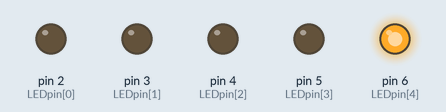
This sketch was run on a simulated Arduino Uno, built with avr-gcc and run on an emulated ATmega328P. Shown: output pins drawn as LEDs (lit = HIGH). Random numbers use the default seed unless the sketch sets one.

Above: at 0.15 s.
At 3.75 s:
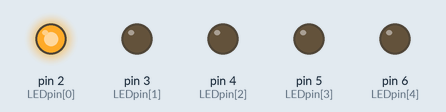
At 10.05 s:
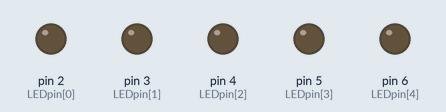
At 19.95 s:
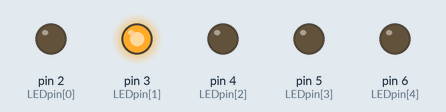
At 29.55 s:
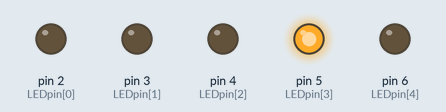
At 39.75 s:
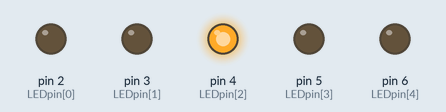
Timing chart, 0 to 40.0 s (numbered marks = the images above):
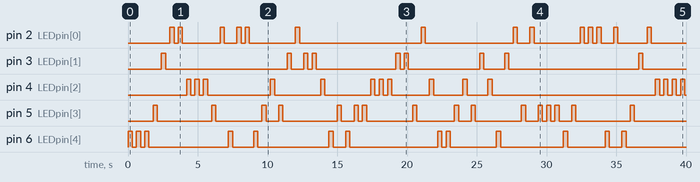

The sketch:

array.ino
```cpp
//Array programming because I actually missed last session lol


// intigers
int LEDpin[5] = { 2, 3, 4, 5, 6 };
long ranPins;


//Calling all LEDS
void setup()
{
	pinMode(LEDpin[0], OUTPUT); //pin 1
	pinMode(LEDpin[1], OUTPUT); //pin 2
	pinMode(LEDpin[2], OUTPUT); //pin 3
	pinMode(LEDpin[3], OUTPUT); //pin 4
	pinMode(LEDpin[4], OUTPUT); //pin 5
	randomSeed(analogRead(0));
}


//RNG go brrrrr
void loop()
{
	ranPins = random(2, 7);

	digitalWrite(ranPins, HIGH);
	delay(300);

	digitalWrite(ranPins, LOW);
	delay(300);
}
```

Measured:
- by itself, pin 2 (LEDpin[0]): LOW → HIGH at 3.0 s, → LOW 0.30 s later, → HIGH 0.30 s later, → LOW 0.30 s later, … (28 changes in this stretch)
- by itself, pin 3 (LEDpin[1]): LOW → HIGH at 2.4 s, → LOW 0.30 s later, → HIGH 8.7 s later, → LOW 0.30 s later, … (18 changes in this stretch)
- by itself, pin 4 (LEDpin[2]): LOW → HIGH at 4.2 s, → LOW 0.30 s later, → HIGH 0.30 s later, → LOW 0.30 s later, … (30 changes in this stretch)
- by itself, pin 5 (LEDpin[3]): LOW → HIGH at 1.8 s, → LOW 0.30 s later, → HIGH 3.9 s later, → LOW 0.30 s later, … (32 changes in this stretch)
- by itself, pin 6 (LEDpin[4]): LOW → HIGH at 0.00 s, → LOW 0.30 s later, → HIGH 0.30 s later, → LOW 0.30 s later, … (26 changes in this stretch)
